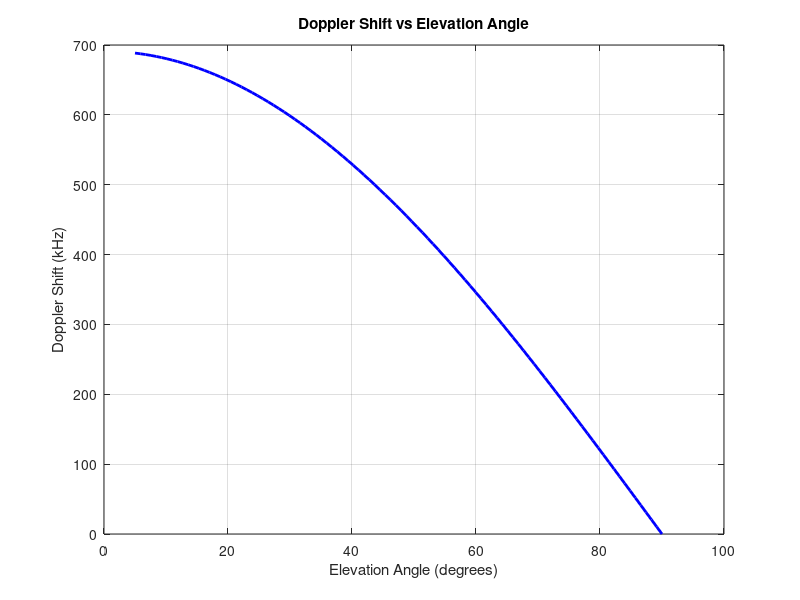
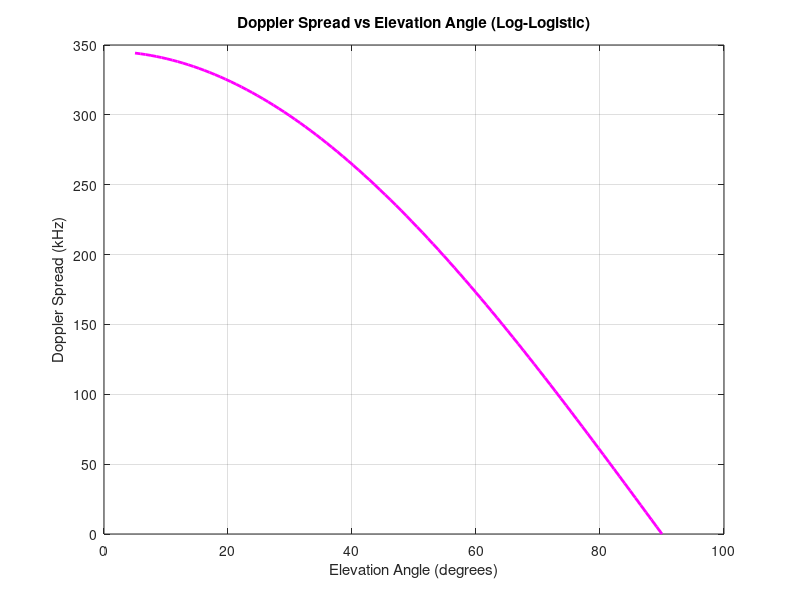
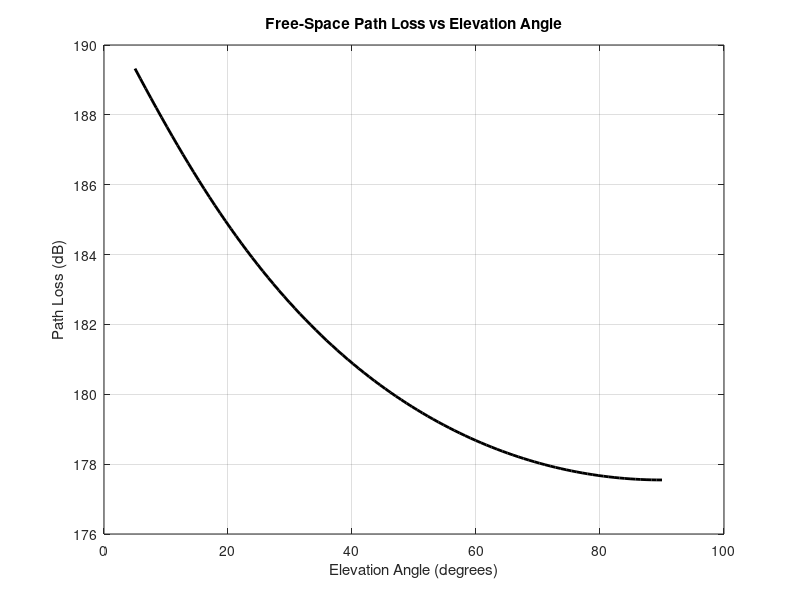
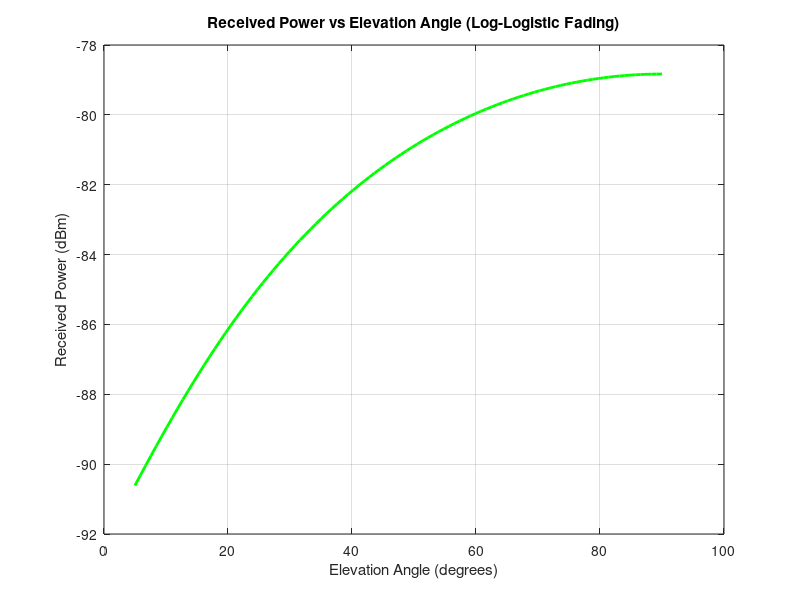

The MATLAB source for these figures, in order:
% Constants
fc = 30e9;                  % Carrier frequency (Hz)
c = 3e8;                    % Speed of light (m/s)
lambda = c / fc;            % Wavelength (m)
Re = 6371e3;                % Earth radius (m)
h_sat = 600e3;              % Satellite altitude (m)
vsat_speed = 0;             % VSAT is stationary
Gt_dB = 35;
Gr_dB = 35;
Gt = 10^(Gt_dB/10);
Gr = 10^(Gr_dB/10);
Pt_dBm = 30;                % Transmit power in dBm
Pt = 10^((Pt_dBm - 30)/10); % Convert to Watts

% Log-logistic fading parameters (foliage environment)
mu = 0;                     % Median of log-scale
sigma = 1.2;                % Spread (scale parameter)

% Elevation angles
theta_deg = linspace(5, 90, 100);
theta_rad = deg2rad(theta_deg);

% Slant range
slant_range = @(theta) sqrt((Re + h_sat).^2 - (Re * cos(theta)).^2) - Re * sin(theta);
d = slant_range(theta_rad);

% Satellite angular velocity
G = 6.67430e-11;
M = 5.972e24;
w_sat = sqrt(G * M / (Re + h_sat)^3); % rad/s
v_rel = w_sat * Re * cos(theta_rad);  % relative velocity at surface projection

% Doppler shift
fd = (fc / c) * v_rel;

% Doppler spread (foliage: assume local scatterers ~ λ/2)
doppler_spread = abs(fd) * 0.5;  % Assume range ±fd/2

% Free-space path loss
Lfs = (4 * pi * d * fc / c).^2;
PL_dB = 10 * log10(Lfs);

% Log-logistic fading gain (in dB domain)
% Generate 100 samples and average for stable estimate
samples = 1000;
fading_linear = (1 ./ (1 + (randn(samples,1)/sigma).^2)).^(1/sigma); % log-logistic samples
fading_dB = 10 * log10(mean(fading_linear));

% Received power in dBm
Pr_dBm = Pt_dBm + Gt_dB + Gr_dB - PL_dB + fading_dB;

% Plot Doppler Shift
figure;
plot(theta_deg, fd/1e3, 'b', 'LineWidth', 2);
xlabel('Elevation Angle (degrees)');
ylabel('Doppler Shift (kHz)');
title('Doppler Shift vs Elevation Angle');
grid on;

% Plot Doppler Spread
figure;
plot(theta_deg, doppler_spread/1e3, 'm', 'LineWidth', 2);
xlabel('Elevation Angle (degrees)');
ylabel('Doppler Spread (kHz)');
title('Doppler Spread vs Elevation Angle (Log-Logistic)');
grid on;

% Plot Path Loss
figure;
plot(theta_deg, PL_dB, 'k', 'LineWidth', 2);
xlabel('Elevation Angle (degrees)');
ylabel('Path Loss (dB)');
title('Free-Space Path Loss vs Elevation Angle');
grid on;

% Plot Received Power
figure;
plot(theta_deg, Pr_dBm, 'g', 'LineWidth', 2);
xlabel('Elevation Angle (degrees)');
ylabel('Received Power (dBm)');
title('Received Power vs Elevation Angle (Log-Logistic Fading)');
grid on;
